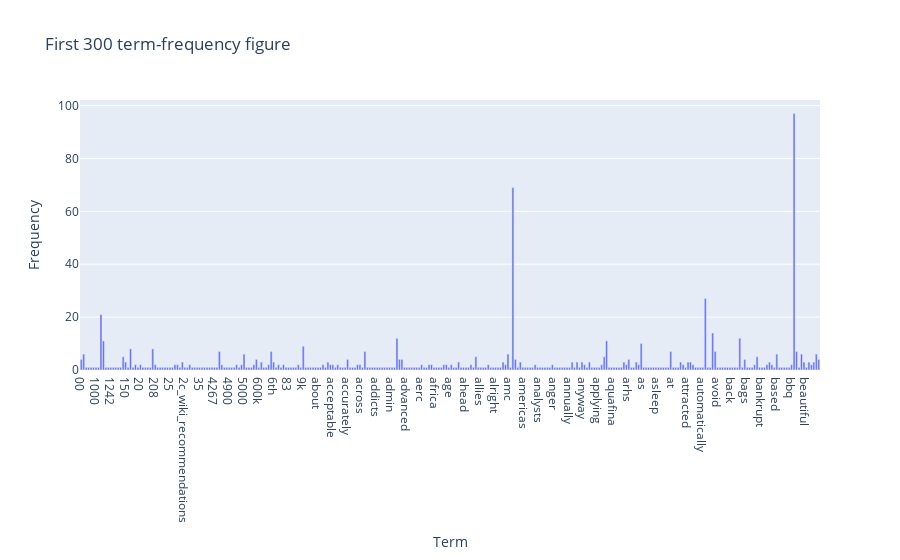

The notebook cell this image was saved under:
### Markdown cell above
#### <span style = "color:red"> practice execise 12</span>

### Code cell
# practice 12: use plotly to build up a interactive visualization figure
# draw fisrt 300 terms figure
import plotly.express as px

#建立表格
x_terms = count_vect.get_feature_names_out()[:300]
y_freqs = term_frequencies[:300]
df_termfreqs_px = pd.DataFrame({"Term": x_terms, "Frequency": y_freqs})
print(df_termfreqs_px)

#使用 plotly tool 優化視覺效果
fig_termfreqs_px = px.bar(df_termfreqs_px, x= "Term", y= "Frequency",
                  title= "First 300 term-frequency figure")
fig_termfreqs_px.show()

### Figure 1 — Plotly figure (JSON) as saved in the notebook; plotly's stock layout.template omitted (floating-point values rounded to 4 significant figures; data arrays with more than 128 entries replaced by an {"elided": "..."} marker saying what was removed)
{"data": [{"hovertemplate": "Term=%{x}<br>Frequency=%{y}<extra></extra>", "legendgroup": "", "marker": {"color": "#636efa", "pattern": {"shape": ""}}, "name": "", "orientation": "v", "showlegend": false, "textposition": "auto", "type": "bar", "x": {"elided": "300 str values"}, "xaxis": "x", "y": {"elided": "300 int values"}, "yaxis": "y"}], "layout": {"barmode": "relative", "legend": {"tracegroupgap": 0}, "title": {"text": "First 300 term-frequency figure"}, "xaxis": {"anchor": "y", "domain": [0, 1], "title": {"text": "Term"}}, "yaxis": {"anchor": "x", "domain": [0, 1], "title": {"text": "Frequency"}}}}
